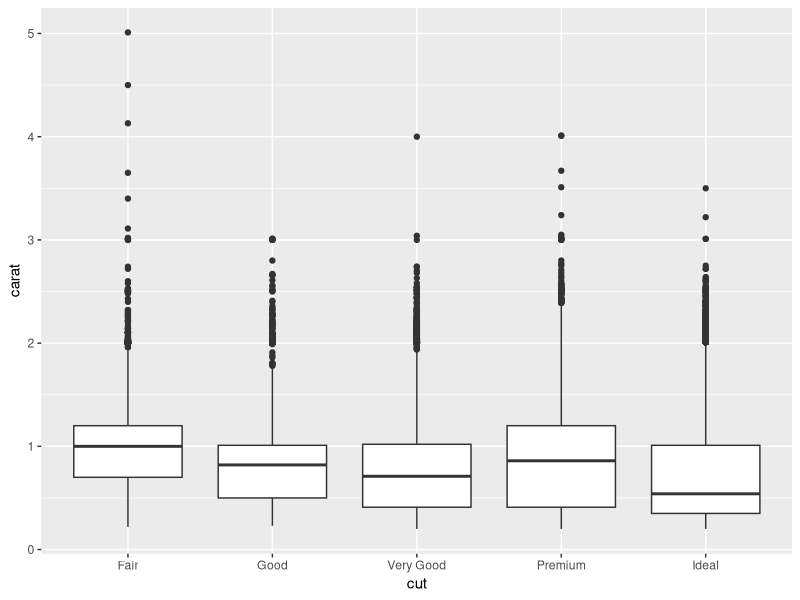

Recreate this plot in R.
## ---- chunk 1
knitr::opts_chunk$set(echo = TRUE)
## ---- chunk 2
library(ggplot2)
data(diamonds)

diamonds |> ggplot(aes(x = cut, y = carat)) + geom_boxplot()
## ---- chunk 3
suppressMessages(library(lubridate))

print(lubridate::now())
